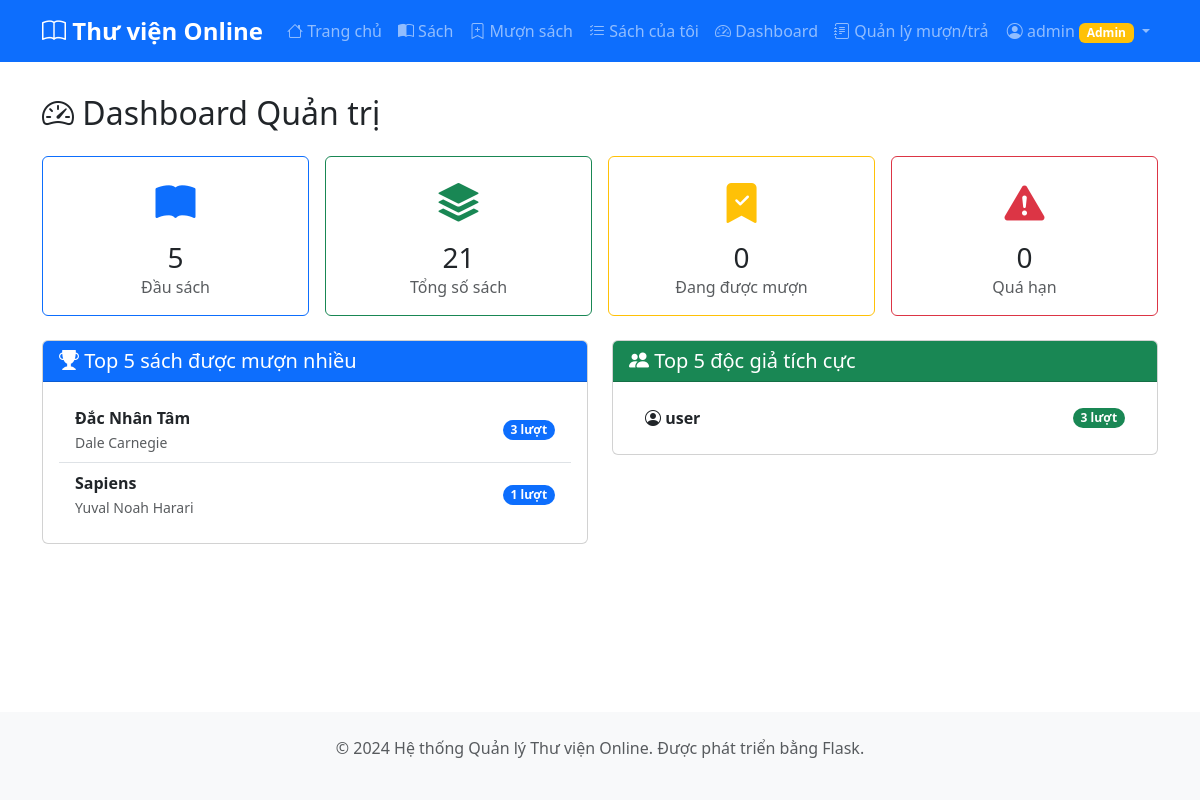
The page /dashboard (signed in) on the database its author committed.
### models.py (models this page shows, shortened)
class User(UserMixin, db.Model):
    id = db.Column(db.Integer, primary_key=True)
    username = db.Column(db.String(80), unique=True, nullable=False)
    password_hash = db.Column(db.String(200), nullable=False)
    role = db.Column(db.String(20), default='user')  # 'admin' hoặc 'user'
    def is_admin(self):
        return self.role == 'admin'

class Book(db.Model):
    id = db.Column(db.Integer, primary_key=True)
    title = db.Column(db.String(200), nullable=False)
    author = db.Column(db.String(100), nullable=False)
    category = db.Column(db.String(50))
    quantity = db.Column(db.Integer, default=1)
    available = db.Column(db.Integer, default=1)
    created_at = db.Column(db.DateTime, default=datetime.utcnow)

### app.py (the view)
@app.route('/dashboard')
@login_required
@admin_required
def dashboard():
    total_books = Book.query.count()
    total_quantity = db.session.query(db.func.sum(Book.quantity)).scalar() or 0
    total_borrowed = db.session.query(db.func.sum(Book.quantity - Book.available)).scalar() or 0
    active_borrows = BorrowRecord.query.filter_by(status='borrowing').count()
    overdue_records = BorrowRecord.query.filter(
        BorrowRecord.status == 'borrowing',
        BorrowRecord.due_date < datetime.utcnow()
    ).all()
    for record in overdue_records:
        record.calculate_late_fee(app.config['LATE_FEE_PER_DAY'])
    popular_books = db.session.query(
        Book, db.func.count(BorrowRecord.id).label('borrow_count')
    ).join(BorrowRecord).group_by(Book.id).order_by(db.desc('borrow_count')).limit(5).all()
    active_readers = db.session.query(
        User, db.func.count(BorrowRecord.id).label('borrow_count')
    ).join(BorrowRecord).filter(User.role == 'user').group_by(User.id).order_by(db.desc('borrow_count')).limit(5).all()
    return render_template('dashboard.html',
                         total_books=total_books,
                         total_quantity=total_quantity,
                         total_borrowed=total_borrowed,
                         active_borrows=active_borrows,
                         overdue_records=overdue_records,
                         popular_books=popular_books,
                         active_readers=active_readers)

### app.py (called while the page is built)
@login_manager.user_loader
def load_user(user_id):
    return User.query.get(int(user_id))

def admin_required(f):
    @wraps(f)
    def decorated_function(*args, **kwargs):
        if not current_user.is_authenticated or not current_user.is_admin():
            flash('Bạn không có quyền truy cập trang này!', 'danger')
            return redirect(url_for('index'))
        return f(*args, **kwargs)
    return decorated_function

### templates/dashboard.html (shortened to what this page needs)
{% extends "base.html" %}
{% block content %}
<h2 class="mb-4"><i class="bi bi-speedometer2"></i> Dashboard Quản trị</h2>
<div class="row g-3 mb-4">
    <div class="col-md-3">
        <div class="card text-center border-primary">
            <div class="card-body">
                <i class="bi bi-book-fill text-primary" style="font-size: 2.5rem;"></i>
                <h3 class="mt-2 mb-0">{{ total_books }}</h3>
                <p class="text-muted mb-0">Đầu sách</p>
            </div>
        </div>
    </div>
    <div class="col-md-3">
        <div class="card text-center border-success">
            <div class="card-body">
                <i class="bi bi-stack text-success" style="font-size: 2.5rem;"></i>
                <h3 class="mt-2 mb-0">{{ total_quantity }}</h3>
                <p class="text-muted mb-0">Tổng số sách</p>
            </div>
        </div>
    </div>
    <div class="col-md-3">
        <div class="card text-center border-warning">
            <div class="card-body">
                <i class="bi bi-bookmark-check-fill text-warning" style="font-size: 2.5rem;"></i>
                <h3 class="mt-2 mb-0">{{ total_borrowed }}</h3>
                <p class="text-muted mb-0">Đang được mượn</p>
            </div>
        </div>
    </div>
    <div class="col-md-3">
        <div class="card text-center border-danger">
            <div class="card-body">
                <i class="bi bi-exclamation-triangle-fill text-danger" style="font-size: 2.5rem;"></i>
                <h3 class="mt-2 mb-0">{{ overdue_records|length }}</h3>
                <p class="text-muted mb-0">Quá hạn</p>
            </div>
        </div>
    </div>
</div>
<div class="row g-4 mb-4">
    <div class="col-md-6">
        <div class="card">
            <div class="card-header bg-primary text-white">
                <h5 class="mb-0"><i class="bi bi-trophy-fill"></i> Top 5 sách được mượn nhiều</h5>
            </div>
            <div class="card-body">
                {% if popular_books %}
                <div class="list-group list-group-flush">
                    {% for book, count in popular_books %}
                    <div class="list-group-item d-flex justify-content-between align-items-center">
                        <div>
                            <strong>{{ book.title }}</strong>
                            <br>
                            <small class="text-muted">{{ book.author }}</small>
                        </div>
                        <span class="badge bg-primary rounded-pill">{{ count }} lượt</span>
                    </div>
                    {% endfor %}
                </div>
                {% else %}
                <p class="text-muted mb-0">Chưa có dữ liệu</p>
                {% endif %}
            </div>
        </div>
    </div>
    <div class="col-md-6">
        <div class="card">
            <div class="card-header bg-success text-white">
                <h5 class="mb-0"><i class="bi bi-people-fill"></i> Top 5 độc giả tích cực</h5>
            </div>
            <div class="card-body">
                {% if active_readers %}
                <div class="list-group list-group-flush">
                    {% for user, count in active_readers %}
                    <div class="list-group-item d-flex justify-content-between align-items-center">
                        <div>
                            <i class="bi bi-person-circle"></i>
                            <strong>{{ user.username }}</strong>
                        </div>
                        <span class="badge bg-success rounded-pill">{{ count }} lượt</span>
                    </div>
                    {% endfor %}
                </div>
                {% else %}
                <p class="text-muted mb-0">Chưa có dữ liệu</p>
                {% endif %}
            </div>
        </div>
    </div>
</div>
{% endblock %}

### templates/base.html (shortened to what this page needs)
<!DOCTYPE html>
<html lang="vi">
<head>
    <link href="https://cdn.jsdelivr.net/npm/bootstrap@5.3.0/dist/css/bootstrap.min.css" rel="stylesheet">
    <link rel="stylesheet" href="https://cdn.jsdelivr.net/npm/bootstrap-icons@1.11.0/font/bootstrap-icons.css">
</head>
<body>
    <nav class="navbar navbar-expand-lg navbar-dark bg-primary">
        <div class="container">
            <a class="navbar-brand" href="{{ url_for('index') }}">
                <i class="bi bi-book"></i> Thư viện Online
            </a>
            <div class="collapse navbar-collapse" id="navbarNav">
                <ul class="navbar-nav me-auto">
                    <li class="nav-item">
                        <a class="nav-link" href="{{ url_for('index') }}">
                            <i class="bi bi-house"></i> Trang chủ
                        </a>
                    </li>
                    <li class="nav-item">
                        <a class="nav-link" href="{{ url_for('books') }}">
                            <i class="bi bi-book-half"></i> Sách
                        </a>
                    </li>
                    {% if current_user.is_authenticated %}
                    <li class="nav-item">
                        <a class="nav-link" href="{{ url_for('borrow') }}">
                            <i class="bi bi-bookmark-plus"></i> Mượn sách
                        </a>
                    </li>
                    <li class="nav-item">
                        <a class="nav-link" href="{{ url_for('my_borrows') }}">
                            <i class="bi bi-list-check"></i> Sách của tôi
                        </a>
                    </li>
                    {% if current_user.is_admin() %}
                    <li class="nav-item">
                        <a class="nav-link" href="{{ url_for('dashboard') }}">
                            <i class="bi bi-speedometer2"></i> Dashboard
                        </a>
                    </li>
                    <li class="nav-item">
                        <a class="nav-link" href="{{ url_for('all_borrows') }}">
                            <i class="bi bi-journal-text"></i> Quản lý mượn/trả
                        </a>
                    </li>
                    {% endif %}
                    {% endif %}
                </ul>
                <ul class="navbar-nav">
                    {% if current_user.is_authenticated %}
                    <li class="nav-item dropdown">
                        <a class="nav-link dropdown-toggle" href="#" id="userDropdown" role="button" data-bs-toggle="dropdown">
                            <i class="bi bi-person-circle"></i> {{ current_user.username }}
                            {% if current_user.is_admin() %}
                            <span class="badge bg-warning">Admin</span>
                            {% endif %}
                        </a>
                    </li>
                    {% else %}
                    <li class="nav-item">
                        <a class="nav-link" href="{{ url_for('login') }}">
                            <i class="bi bi-box-arrow-in-right"></i> Đăng nhập
                        </a>
                    </li>
                    {% endif %}
                </ul>
            </div>
        </div>
    </nav>
    <div class="content">
        <div class="container">
            {% block content %}{% endblock %}
        </div>
    </div>
    <footer>
        <div class="container text-center text-muted">
            <p>&copy; 2024 Hệ thống Quản lý Thư viện Online. Được phát triển bằng Flask.</p>
        </div>
    </footer>
</body>
</html>

### templates/base.html (style rules this page uses)
body { min-height: 100vh; display: flex; flex-direction: column; }
.navbar-brand { font-weight: bold; font-size: 1.5rem; }
.content { flex: 1; padding: 2rem 0; }
footer { background-color: #f8f9fa; padding: 1.5rem 0; margin-top: auto; }
.card { transition: transform 0.2s; }

### rows shown on the page
User: username "admin"
Book: title "Đắc Nhân Tâm", author "Dale Carnegie", count "3"
Book: title "Sapiens", author "Yuval Noah Harari", count "1"
User: username "user", count "3"

### other values the page prints
{{ total_books }} "5"
{{ total_quantity }} "21"
{{ total_borrowed }} "0"
{{ overdue_records|length }} "0"
